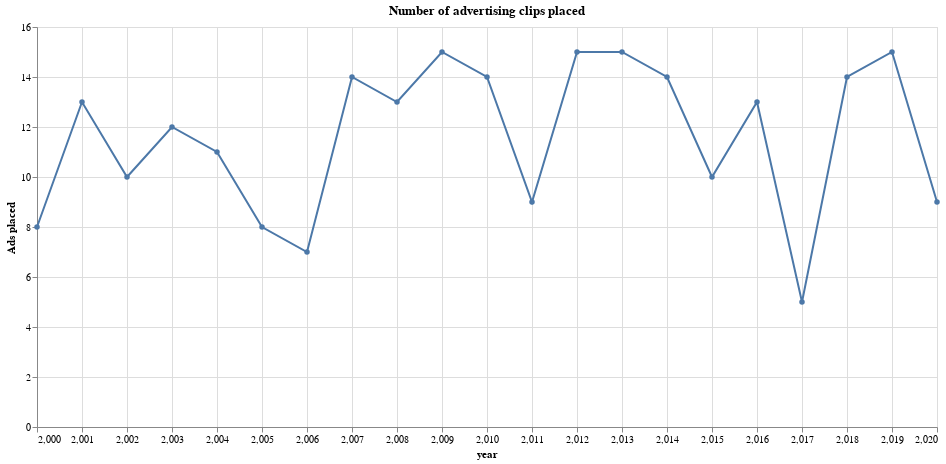

This figure's notebook cell:
### Code cell
line = alt.Chart(df).mark_line().encode(
    alt.X('year'),
    alt.Y('count()', axis=alt.Axis(title='Ads placed')))

point = alt.Chart(df).mark_circle().encode(
    alt.X('year'),
    y='count()'
).properties(
    title='Number of advertising clips placed',
    width=900,
    height=400
)

line + point

### Figure 1 — Vega-Lite specification as saved in the notebook (floating-point values rounded to 4 significant figures; data arrays with more than 128 entries replaced by an {"elided": "..."} marker saying what was removed)
{"config": {"view": {"continuousWidth": 400, "continuousHeight": 300}}, "layer": [{"mark": "line", "encoding": {"x": {"field": "year", "type": "quantitative"}, "y": {"aggregate": "count", "axis": {"title": "Ads placed"}, "type": "quantitative"}}}, {"mark": "circle", "encoding": {"x": {"field": "year", "type": "quantitative"}, "y": {"aggregate": "count", "type": "quantitative"}}, "height": 400, "title": "Number of advertising clips placed", "width": 900}], "data": {"name": "data-e9eb4bd9101d1ebb2693adc29684a2be"}, "$schema": "https://vega.github.io/schema/vega-lite/v4.17.0.json", "datasets": {"data-e9eb4bd9101d1ebb2693adc29684a2be": {"elided": "244 records"}}}
